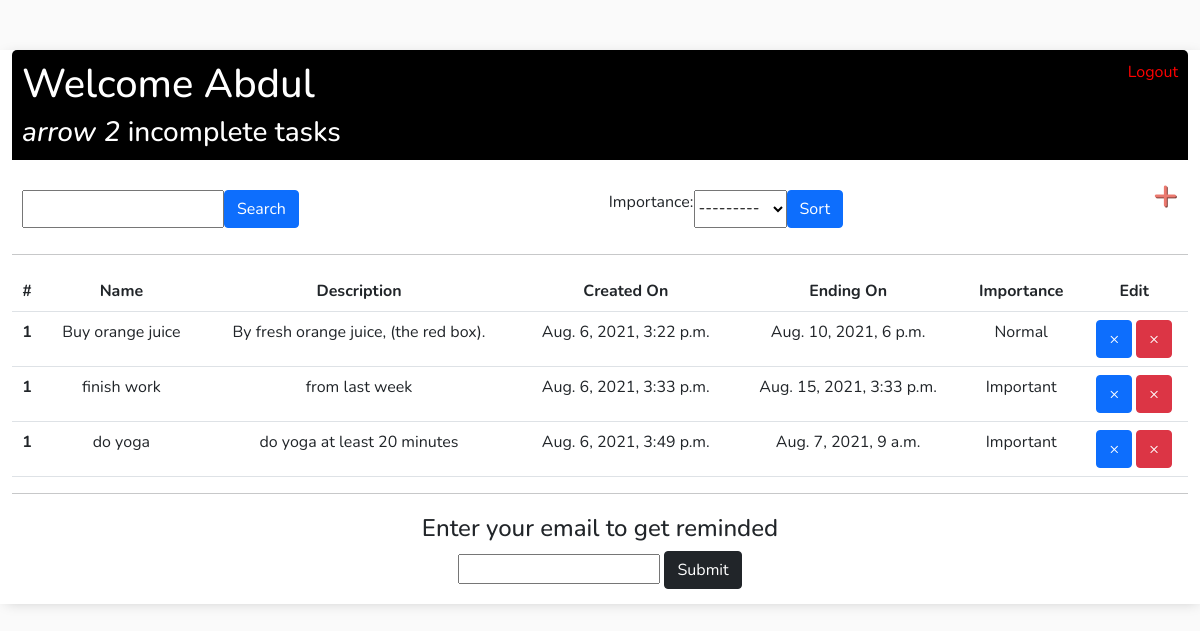
Page / (signed in) on the earlier database version.
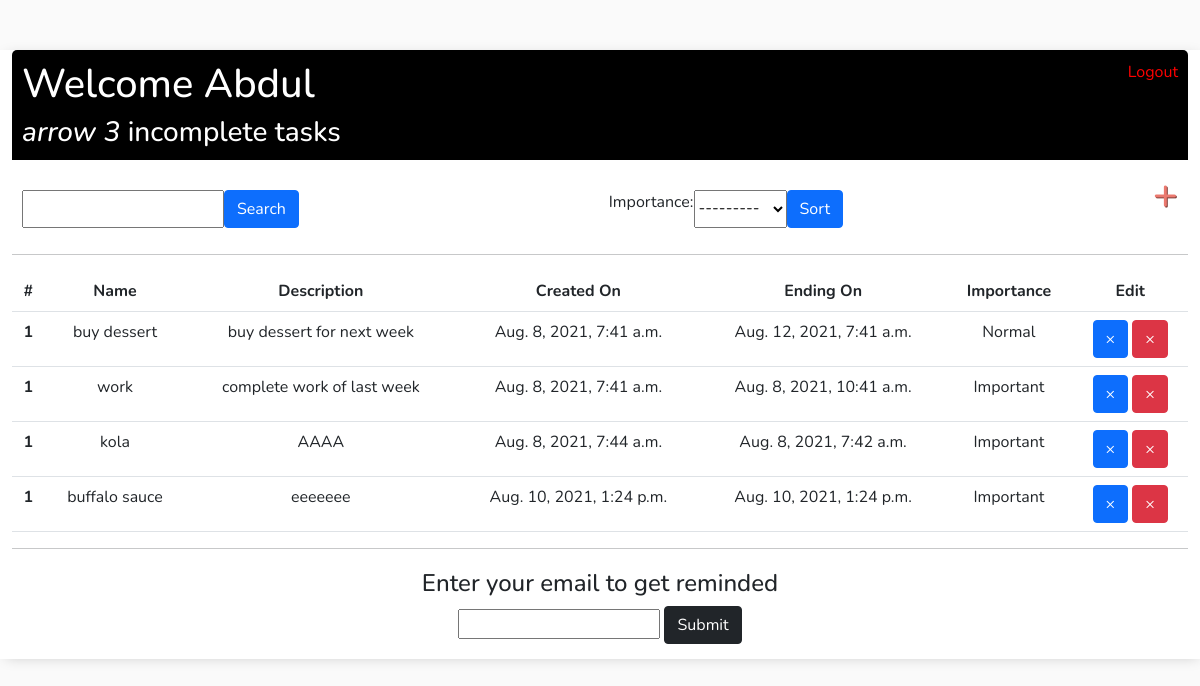
Same page on the later database version.
### tasks/models.py (models this page shows)
class Task(models.Model):
    user = models.ForeignKey(User, on_delete=models.CASCADE, null=True, blank=True)
    title = models.CharField(max_length=200)
    description = models.TextField(max_length=200, null=True, blank=True)
    complete = models.BooleanField(default=False)
    importance = models.ForeignKey(Importance, null=True, blank=False, on_delete=models.CASCADE)
    creation_date = models.DateTimeField(default=timezone.now)
    ending_date = models.DateTimeField(null=True, blank=False)
    def __str__(self):
        return self.title
    class Meta:
        ordering = ['creation_date']

class Importance(models.Model):
    name = models.CharField(max_length=50)
    def __str__(self):
        return self.name

### tasks/views.py (the view)
# urls.py: path('', TaskList.as_view(), name="task_list"),
class TaskList(LoginRequiredMixin, ListView):
    model = Task
    context_object_name = 'tasks'
    def get_context_data(self, **kwargs):
        context = super().get_context_data(**kwargs)
        context['tasks'] = context['tasks'].filter(user=self.request.user)
        context['count'] = context['tasks'].filter(complete=False).count()
        context['myFilter'] = OrderFilter(self.request.GET, queryset=self.get_queryset())
        search_input = self.request.GET.get('search-area') or ''
        if search_input:
            context['tasks'] = context['tasks'].filter(title__icontains=search_input)
        context['search_input'] = search_input
        return context

### tasks/templates/tasks/task_list.html
{% extends 'tasks/main.html' %}
{% block content %}
<div class="header-bar">
    <div>
        <h1>Welcome {{request.user|title}}</h1>
        <h3 style="margin:0;"><i>arrow {{ count }}</i> incomplete task{{ count|pluralize:"s" }} </h3>
    </div>
    {% if request.user.is_authenticated %}
        <a class="" href="{% url 'logout' %}">Logout</a>
    {% else %}
        <a href="{% url 'login' %}">Login</a>
    {% endif %}
</div>
<div id="search-add-wrapper">
    <form method="GET" style="margin-top:20px; display:flex;">
        <input type="text" name="search-area" value="{{search_input}}">
        <input class=" btn btn-primary" type="submit" value="Search">
    </form>
      <form method="GET" style="margin-top:20px; display:flex;">
              {{myFilter.form}}
        <input class=" btn btn-primary" type="submit" value="Sort">
    </form>
    <h2><a id="add-link" href="{% url 'task_create' %}">&#x2b;</a></h2>
</div>
<hr>
<div class="">
    <table class="table table-hover ">
        <tr>
          <th scope="col">#</th>
          <th scope="col">Name</th>
          <th scope="col">Description</th>
          <th scope="col">Created On</th>
          <th scope="col">Ending On</th>
          <th scope="col">Importance</th>
          <th scope="col">Edit</th>
        </tr>
    {% for task in tasks %}
        <tr>
          <th scope="row">1</th>
            <td>{{task}}</td>
            <td>{{task.description}}</td>
            <td>{{task.creation_date}}</td>
            <td>{{task.ending_date}}</td>
            <td>{{task.importance}}</td>
            <td>
                <a class="btn btn-primary" href="{% url 'task_update' task.id %}">&#215;</a>
                <a class="btn btn-danger" href="{% url 'task_delete' task.id %}">&#215;</a>
            </td>
        </tr>
   {% empty%}
        <th>No item in list</th>
   {% endfor %}
    </table>
</div>
<hr>
<div class="email">
<h4>Enter your email to get reminded</h4>
<input style="text-align:center; margin-bottom:20px;" ty placeholder="">
<input class="btn btn-dark" type="submit" value="Submit">
</div>
{% endblock content %}

### tasks/templates/tasks/main.html (shortened to what this page needs)
<!DOCTYPE html>
<html lang="en">
<head>
    <link href="https://cdn.jsdelivr.net/npm/bootstrap@5.1.0/dist/css/bootstrap.min.css" rel="stylesheet">
</head>
    <body>
        <div class="container">
            {% block content %}
            {% endblock content %}
        </div>
    </body>
</html>

### tasks/templates/tasks/main.html (style rules this page uses)
body { background-color: #FAFAFA; font-family: 'Nunito', sans-serif; padding-top: 50px; }
.container { max-width: 1200px; margin: auto; background-color: #fff; -webkit-box-shadow: 2px 2px 13px -4px rgba(0, 0, 0, 0.21); box-shadow: 2px 2px 13px -4px rgba(0, 0, 0, 0.21); }
.header-bar a { color: red; text-decoration: none; }
#add-link { color: #EB796F; text-decoration: none; font-size: 42px; text-shadow: 1px 1px #81413b; }
table { border-collapse: collapse; width: 100%; border-spacing: 10px; border-spacing: 20px;  }
td, th { text-align: center; }
.email { border: 0px solid black; width: 50%; height: 50%; margin: 20px auto ; overflow-wrap: break-word; text-align: center }

Differences in the rows shown:
removed Task: title "Buy orange juice", description "By fresh orange juice, (the red box).", creation_date "Aug. 6, 2021, 3:22 p.m.", ending_date "Aug. 10, 2021, 6 p.m.", importance "Normal"
removed Task: title "finish work", description "from last week", creation_date "Aug. 6, 2021, 3:33 p.m.", ending_date "Aug. 15, 2021, 3:33 p.m.", importance "Important"
removed Task: title "do yoga", description "do yoga at least 20 minutes", creation_date "Aug. 6, 2021, 3:49 p.m.", ending_date "Aug. 7, 2021, 9 a.m.", importance "Important"
added Task: title "buy dessert", description "buy dessert for next week", creation_date "Aug. 8, 2021, 7:41 a.m.", ending_date "Aug. 12, 2021, 7:41 a.m.", importance "Normal"
added Task: title "work", description "complete work of last week", creation_date "Aug. 8, 2021, 7:41 a.m.", ending_date "Aug. 8, 2021, 10:41 a.m.", importance "Important"
added Task: title "kola", description "AAAA", creation_date "Aug. 8, 2021, 7:44 a.m.", ending_date "Aug. 8, 2021, 7:42 a.m.", importance "Important"
added Task: title "buffalo sauce", description "eeeeeee", creation_date "Aug. 10, 2021, 1:24 p.m.", ending_date "Aug. 10, 2021, 1:24 p.m.", importance "Important"
Other differences:
{{ count }}: "2" → "3"
